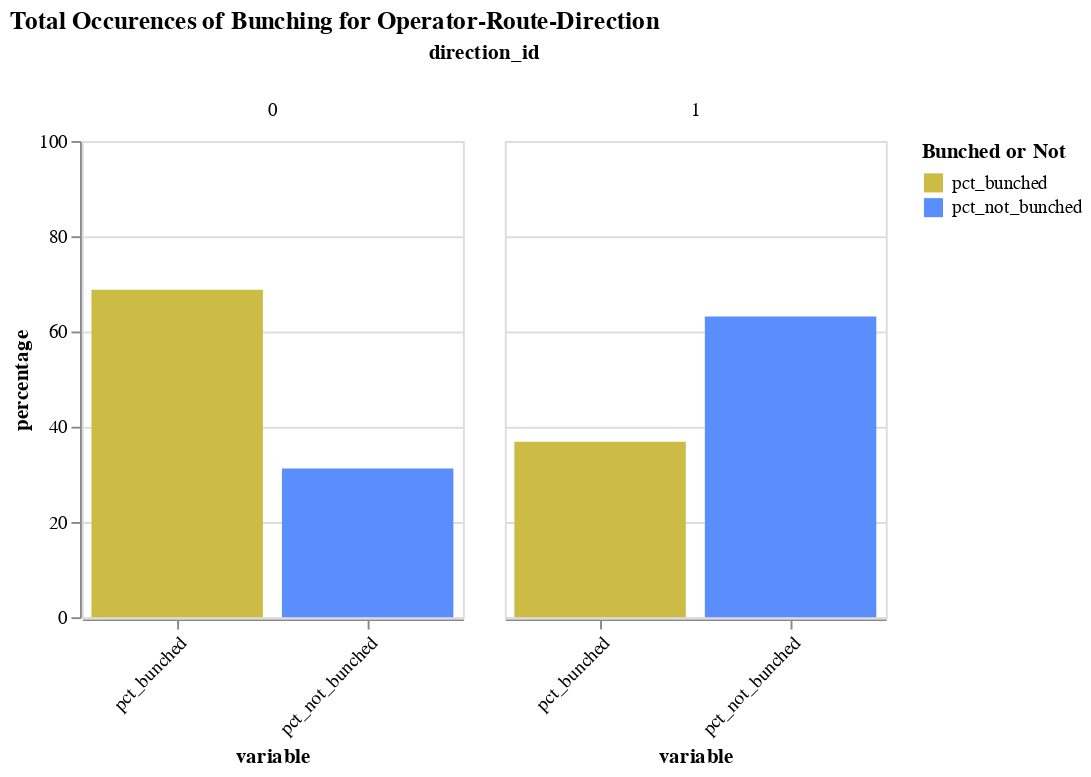

The code cell stored with this chart in its notebook:
### Code cell
la_30_test_m = pd.melt(
    la_30_test,
    id_vars=["organization_name", "route_id", "direction_id"],
    value_vars=["pct_bunched", "pct_not_bunched"],
).rename(columns={"value": "percentage"})

alt.Chart(la_30_test_m).mark_bar().encode(
    x=alt.X(
        "variable:O",
        axis=alt.Axis(labelAngle=-45),
    ),
    y=alt.Y("percentage:Q", scale=alt.Scale(domain=[0, 100])),
    color=alt.Color(
        "variable:N",
        title="Bunched or Not",
        scale=alt.Scale(range=color_dict["tri_color"]),
    ),
    column="direction_id:N",
    tooltip=list(la_30_test_m.columns),
).properties(
    title={
        "text": "Total Occurences of Bunching for Operator-Route-Direction",
    },
    width=200,
    height=250,
)

### Figure 1 — Vega-Lite specification as saved in the notebook (floating-point values rounded to 4 significant figures)
{"config": {"view": {"continuousWidth": 300, "continuousHeight": 300}}, "data": {"name": "data-727a3c77ed6e97f47cc06cfb5bac0ce4"}, "mark": {"type": "bar"}, "encoding": {"color": {"field": "variable", "scale": {"range": ["#ccbb44", "#5b8efd", "#dd217d"]}, "title": "Bunched or Not", "type": "nominal"}, "column": {"field": "direction_id", "type": "nominal"}, "tooltip": [{"field": "organization_name", "type": "nominal"}, {"field": "route_id", "type": "nominal"}, {"field": "direction_id", "type": "quantitative"}, {"field": "variable", "type": "nominal"}, {"field": "percentage", "type": "quantitative"}], "x": {"axis": {"labelAngle": -45}, "field": "variable", "type": "ordinal"}, "y": {"field": "percentage", "scale": {"domain": [0, 100]}, "type": "quantitative"}}, "height": 250, "title": {"text": "Total Occurences of Bunching for Operator-Route-Direction"}, "width": 200, "$schema": "https://vega.github.io/schema/vega-lite/v5.17.0.json", "datasets": {"data-727a3c77ed6e97f47cc06cfb5bac0ce4": [{"organization_name": "City of Los Angeles", "route_id": "30", "direction_id": 0.0, "variable": "pct_bunched", "percentage": 68.75}, {"organization_name": "City of Los Angeles", "route_id": "30", "direction_id": 1.0, "variable": "pct_bunched", "percentage": 36.84}, {"organization_name": "City of Los Angeles", "route_id": "30", "direction_id": 0.0, "variable": "pct_not_bunched", "percentage": 31.25}, {"organization_name": "City of Los Angeles", "route_id": "30", "direction_id": 1.0, "variable": "pct_not_bunched", "percentage": 63.16}]}}
